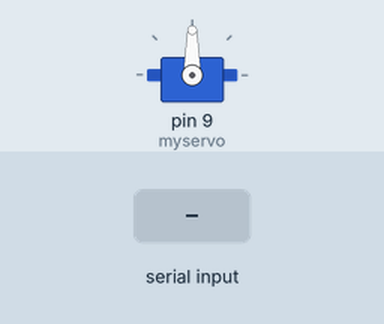
Recording of a sketch running on a simulated Arduino Uno, built with avr-gcc and run on an emulated ATmega328P. On the bench: servo. The inputs (shaded band) are chosen by the test bench.

Above: at 1.2 s.
1.3 s: "30,150\n" received over Serial
At 2.0 s:
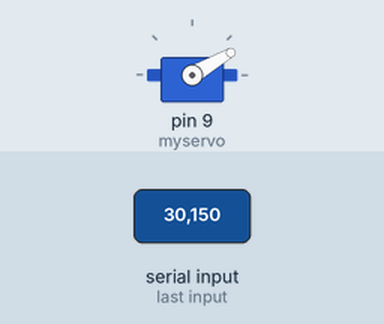
2.8 s: "5\n" received over Serial
At 4.0 s:
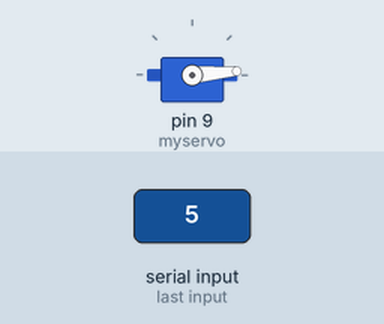
4.3 s: "200\n" received over Serial
At 5.4 s:
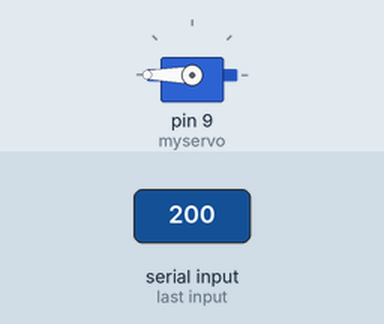
5.8 s: "90,45\n" received over Serial
At 6.6 s:
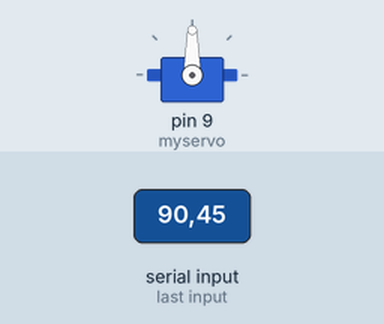
Timing chart, 0 to 8.3 s (numbered marks = the images above; inputs shaded):
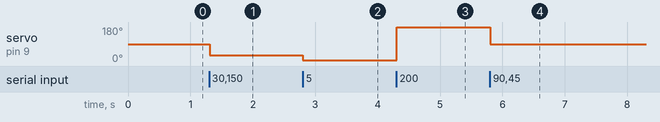

The sketch:

one.ino
```cpp
#include <Servo.h>
Servo myservo;
String inByte;
int pos;

void setup() {

  myservo.attach(9);
  Serial.begin(9600);
}

void loop()
{
  if(Serial.available())  // if data available in serial port
    {
    inByte = Serial.readStringUntil('\n'); // read data until newline
    pos = inByte.toInt();   // change datatype from string to integer
    myservo.write(pos);     // move servo
    }
}
```

Measured:
- after the input at 1.3 s, servo on pin 9 (myservo): 90° → 30° at once
- after the input at 2.8 s, servo on pin 9 (myservo): 30° → 5° at once
- after the input at 4.3 s, servo on pin 9 (myservo): 5° → 180° at once
- after the input at 5.8 s, servo on pin 9 (myservo): 180° → 90° at once
